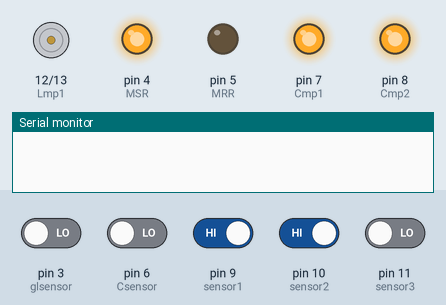
Bench run of a sketch on a simulated Arduino Uno, built with avr-gcc and run on an emulated ATmega328P. Shown: motor-driver pin pairs drawn as motors (green arrow = first pin HIGH = forward, orange = second pin HIGH = backward, longer = more drive), output pins drawn as LEDs (lit = HIGH), the last lines printed to the serial monitor. The test bench sets the inputs (shaded band); at power-on: pin 9 (sensor1), pin 10 (sensor2) HIGH, pin 3 (glsensor), pin 6 (Csensor), pin 11 (sensor3) LOW.

Above: at 1.2 s.
1.3 s: pin 9 (sensor1) driven LOW
At 1.6 s:
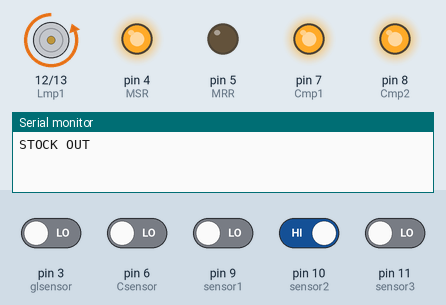
2.8 s: pin 11 (sensor3) driven HIGH
5.8 s: pin 10 (sensor2) driven LOW
At 6.1 s:
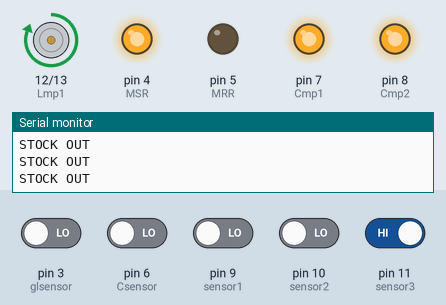
7.3 s: pin 3 (glsensor) driven HIGH and pin 9 (sensor1) driven HIGH
At 8.3 s:
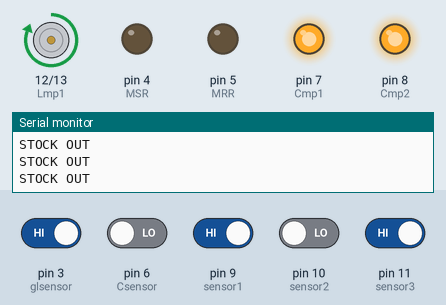
Timing chart, 0 to 31.7 s (numbered marks = the images above; inputs shaded):
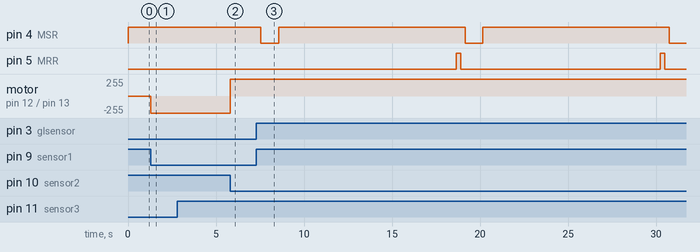

The sketch:

a_global.ino
```cpp
#define MOTORRESPNSETIME 1000
#define TIMEFORPROCESSING 10000
int glsensor=3;
int MSR=4; //motor start  relay
int MRR=5;
int Csensor=6;
int Cmp1=7; // motor h bridge pins counter motor pin 1
int Cmp2=8; // motor h bridge pins
int count=0;
int sensor1=9;
int sensor2=10;
int sensor3=11;
int Lmp1=12;// motor h bridge pins loading motor pin 1
int Lmp2=13;// motor h bridge  motor pin 2
/*////////////////sensor pin positions
 *
 *           sensor1
 * ---------
 * sensor2 |        |Csensor
 *         |        |
 *         |        |
 *         |        |
 *         |        |
 *         |        |
 * sensor3 |        |
 * ---------        |
 *                  |
 *                  |
 *                  |
 *                  |
 *                  |glsensor
 */
bool glass; // glass positioned or not
bool motor_state;
bool stock;

///function prototype
void StartMainMotor(); //completed
void StopMainMotor(); //completed
void RunCounter();// completed
void notify();    //completed
void rettobottom();//completed
void loadtotop();//completed
bool ChkglSensor();
bool checkstock();// completed
```

b_setup.ino
```cpp
void setup() {
  // put your setup code here, to run once:
  Serial.begin(9600);
  pinMode(Csensor,INPUT);
  pinMode(glsensor,INPUT);
  pinMode(MSR,OUTPUT);
  digitalWrite(MSR,HIGH);
  pinMode(MRR,OUTPUT);
  digitalWrite(MSR,HIGH);
  pinMode(Cmp1,OUTPUT);
  digitalWrite(Cmp1,HIGH);
  pinMode(Cmp2,OUTPUT);
  digitalWrite(Cmp2,HIGH);
  pinMode(Lmp1,OUTPUT);
  digitalWrite(Lmp1,LOW);
  pinMode(Lmp2,OUTPUT);
  digitalWrite(Lmp2,LOW);
}
```

c_loop.ino
```cpp
void loop(){

  if( digitalRead(sensor1)==LOW){
    if(checkstock()==HIGH){
      loadtotop();
    }
  }

  if(checkstock()==HIGH){
    if(ChkglSensor()==HIGH){
      StartMainMotor();
      RunCounter();
      delay(TIMEFORPROCESSING);
      StopMainMotor();
      }
  }else {notify();rettobottom();}

  if(stock==HIGH && digitalRead(sensor1)==LOW)
    loadtotop();

}
```

d_motorfunc.ino
```cpp
void StartMainMotor(){
  digitalWrite(MRR,LOW);
  delay(250);
  digitalWrite(MSR,LOW);
  delay(MOTORRESPNSETIME);
  digitalWrite(MSR,HIGH);
  motor_state=HIGH;

}
void StopMainMotor(){
   digitalWrite(MSR,HIGH);
   delay(100);
   digitalWrite(MRR,HIGH);
   delay(250);
}
```

e_loadingfunctions.ino
```cpp
void RunCounter(){
  bool nextstate=LOW;//condition when counter is spinning
  bool stopstate=HIGH;//after one rotation sensor pin will be high

  if(digitalRead(Csensor)==HIGH){// START ON CENSOR HIGH
    while(1){
      digitalWrite(Cmp1,HIGH);// TURNS MOTOR
      digitalWrite(Cmp1,LOW); // THESE PINS ARE TO DRIVER
                    // SENSOR WILL RETURN HIGH UNTIL THE object moves awy----then low----then high(stopcondition);
      if(digitalRead(Csensor)!=nextstate)
        continue;// that is skip code below until sensor reading is low

      if (digitalRead(Csensor)==stopstate){
        count+=1;
        break;
      }


    }
  }
}

void loadtotop(){
  while(digitalRead(sensor1)==LOW && digitalRead(sensor2)==LOW){ //stop if sensor 1 or 2 becomes high
    digitalWrite(Lmp1,HIGH);digitalWrite(Lmp2,LOW);
  }

}
```

f_maintanance.ino
```cpp
void notify()
{Serial.println("STOCK OUT");};

bool checkstock(){
  if((digitalRead(sensor2)==HIGH) && (digitalRead(sensor1)==LOW)){
    stock=LOW;
    return LOW;}
  else {stock=HIGH;return HIGH;}

}

void rettobottom(){
  while(digitalRead(sensor3)==LOW){ //stop if sensor 3 becomes high
    digitalWrite(Lmp1,LOW);digitalWrite(Lmp2,HIGH);  // runs in opposite direction
  }

}
bool ChkglSensor(){
  if(digitalRead(glsensor)==HIGH){
    glass=HIGH; return HIGH;
  }else {glass=LOW ;return LOW;}
}
```

Measured:
- after the input at 1.3 s, motor on pin 12 (Lmp1) / pin 13 (Lmp2): stopped → backward 255/255 at once
- after the input at 5.8 s, motor on pin 12 (Lmp1) / pin 13 (Lmp2): backward 255/255 → forward 255/255 at once
- after the input at 7.3 s, pin 4 (MSR): alternates HIGH for 10.6 s and LOW for 1.0 s, starting after 0.25 s; pin 5 (MRR): alternates HIGH for 0.25 s and LOW for 11.4 s, starting after 11.4 s
